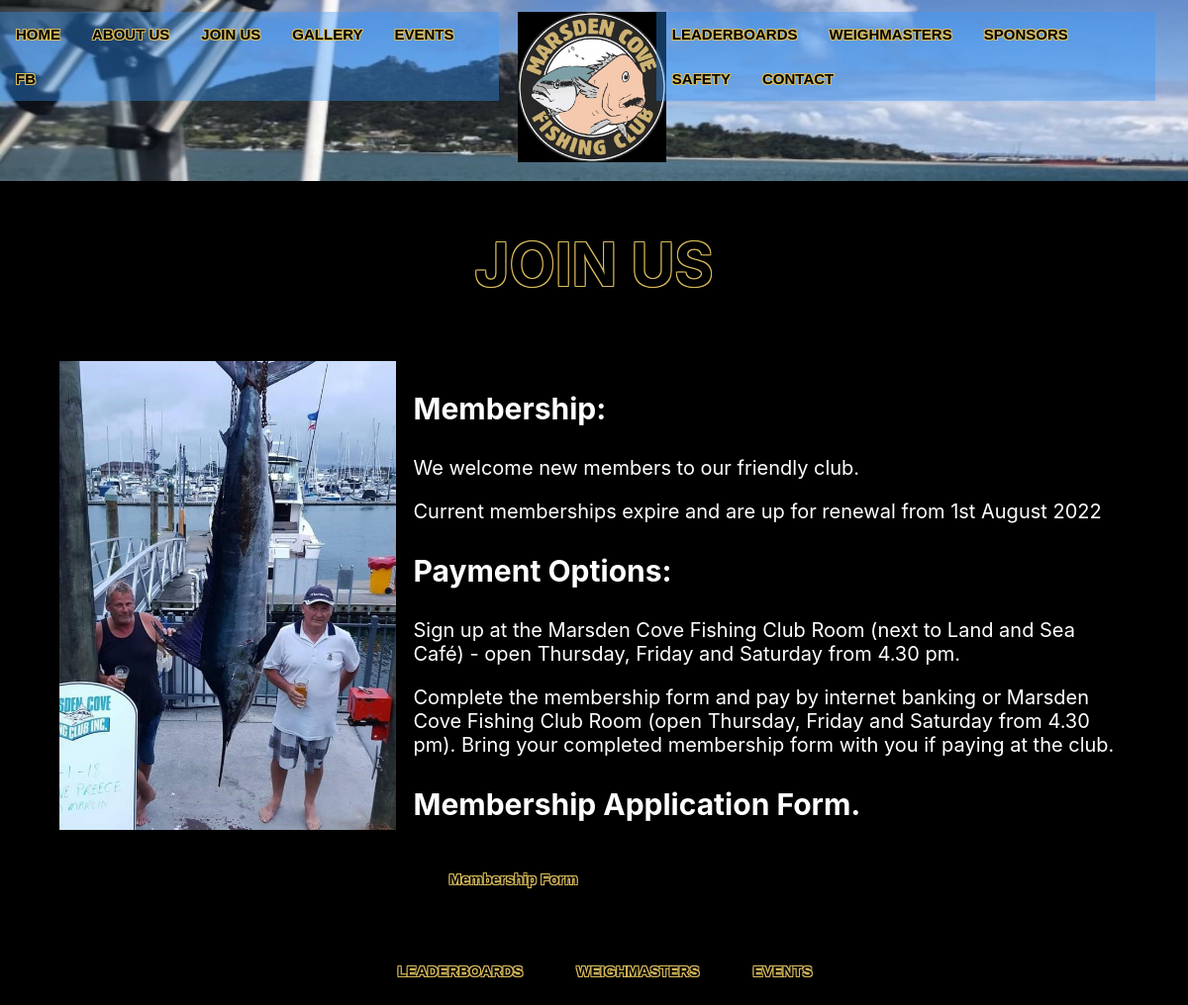
Screenshot of /junior.php?id=4 with the database file from the repository.
### tables this page shows
CREATE TABLE `pages` (
  `id` int(11) NOT NULL,
  `title` varchar(100) DEFAULT NULL,
  `image` varchar(50) DEFAULT NULL,
  `text` text DEFAULT NULL
);

### junior.php (the view, shortened to what this page needs)
<!DOCTYPE html>
<html>
<head>
    <?php include('setup.php');
    $pageID= $_GET["id"];
$sql = "SELECT * FROM `pages`WHERE id =$pageID";
$result = $conn->query($sql);
if ($result->num_rows > 0) {
  while($row = $result->fetch_assoc()) {
      $title=$row["title"];
      $image=$row["image"];
      $text=$row["text"];
  }
} else {
  echo "0 results";
}
?>
<link rel="stylesheet" href="css/style.css">
</head>
<body>
   <?php include('header.php');?>
<div class="wrapper">
<div class="section group">
	<div class="col span_9_of_9">
     <h1 class="element"><?php print $title;?></h1>
    </div>
</div>
<div class="section group">
    <div class="col span_3_of_9">
     <img src="Images/<?php print $image;?>">
    </div>
    <div class="line col span_6_of_9">
        <p><?php print $text;?></p>
    </div>
</div>
</div>
<?php include('footer.php');?>
</body>
</html>

### css/style.css (style rules this page uses)
body { background-size: 100% 40%; background-color: black }
.section { clear: both; padding: 0px; margin: 0px; }
.col { display: block; float:left; margin: 1% 0 1% 1.6%; }
.col:first-child { margin-left: 0; }
.group:before, .group:after { content:""; display:table; }
.group:after { clear:both; }
.group { zoom:1; }
.span_9_of_9 { width: 100%; }
.span_6_of_9 { width: 66%; }
.span_3_of_9 { width: 31.5%; }
.wrapper { width: 90%; margin: auto; clear:both; }
li a { display: block; color: white; font-size: 15px; font-family: sans-serif; font-weight: 700; text-align: center; padding: 20px 16px; text-decoration: none; }
li a, .dropbtn { display: inline-block; color: white; text-align: center; padding: 14px 16px; text-decoration: none; }
a:link { color: #000; background-color: transparent; text-decoration: none; }
p { font-size:20px; color:white; text-align:left; }
h1 { font-size:60px; color:black; text-align: center; }
h3 { font-size:30px; color:white; text-align:left; }
.element { text-shadow: -1px -1px 0 #DBBD5C, 1px -1px 0 #DBBD5C, -1px 1px 0 #DBBD5C, 1px 1px 0 #DBBD5C; }
a { text-shadow: -1px -1px 0 #DBBD5C, 1px -1px 0 #DBBD5C, -1px 1px 0 #DBBD5C, 1px 1px 0 #DBBD5C; }
* { box-sizing: border-box; font-family: -apple-system, BlinkMacSystemFont, "segoe ui", roboto, oxygen, ubuntu, cantarell, "fira sans", "droid sans", "helvetica neue", Arial, sans-serif; font-size: 16px; font-weight: antialiased; }
body { background-color: #000; }
* { box-sizing: border-box; font-family: -apple-system, BlinkMacSystemFont, "segoe ui", roboto, oxygen, ubuntu, cantarell, "fira sans", "droid sans", "helvetica neue", Arial, sans-serif; font-size: 16px; }
body { background-color: #000; margin: 0; }

### junior.php (style rules this page uses)
body { background-image: url('Images/whangarei-heads-improv.jpg'); background-repeat: no-repeat; background-size: 100% 18%; }
img { width: 100%; }
.line li { color:white; font-size: 20px; font-family: sans-serif; padding: 5px 20px; }

### rows the page displays
pages: title "JOIN US", image (picture), text "Membership: We welcome new members to our friendly club. Current memberships expire and are up for renewal from 1st August 2022 Payment Options: Sign up at the Marsden Cove Fishing Club Room (next to Land and Sea Café) - open Thursday, Friday and Saturday from 4.30 pm. Complete the membership form and pay by internet banking or Marsden Cove Fishing Club Room (open Thursday, Friday and Saturday from 4.30 pm). Bring your completed membership form with you if paying at the club. Membership Application Form. Membership Form"
